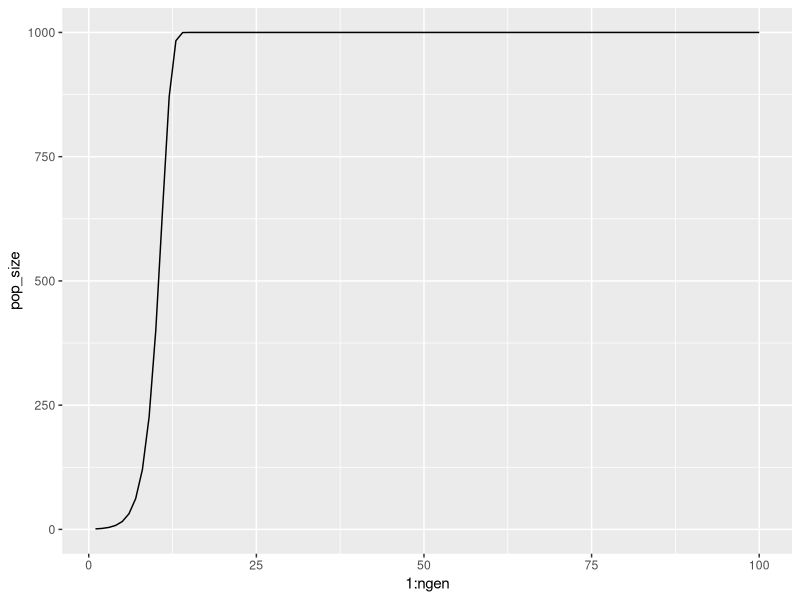
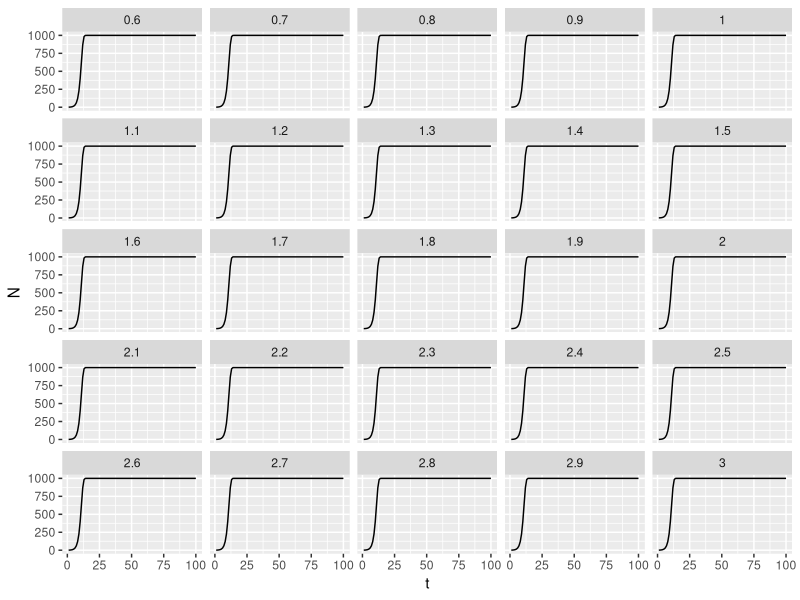
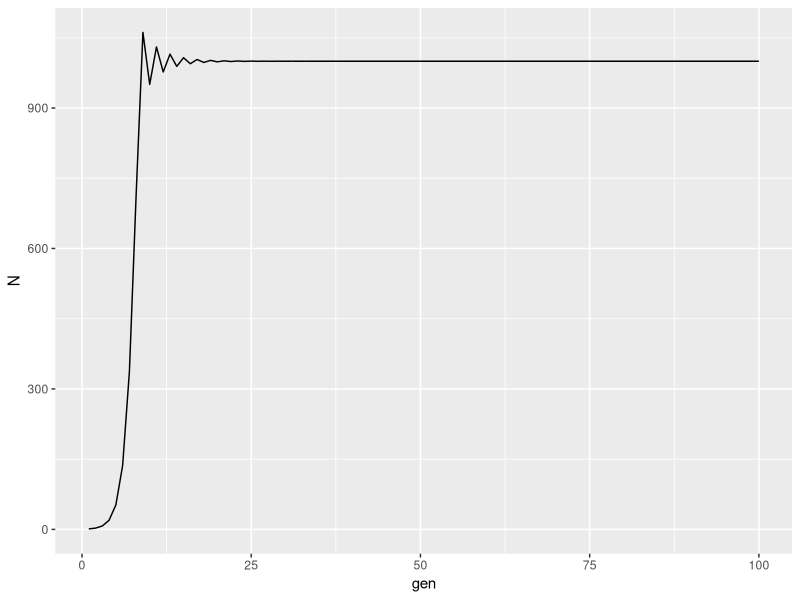
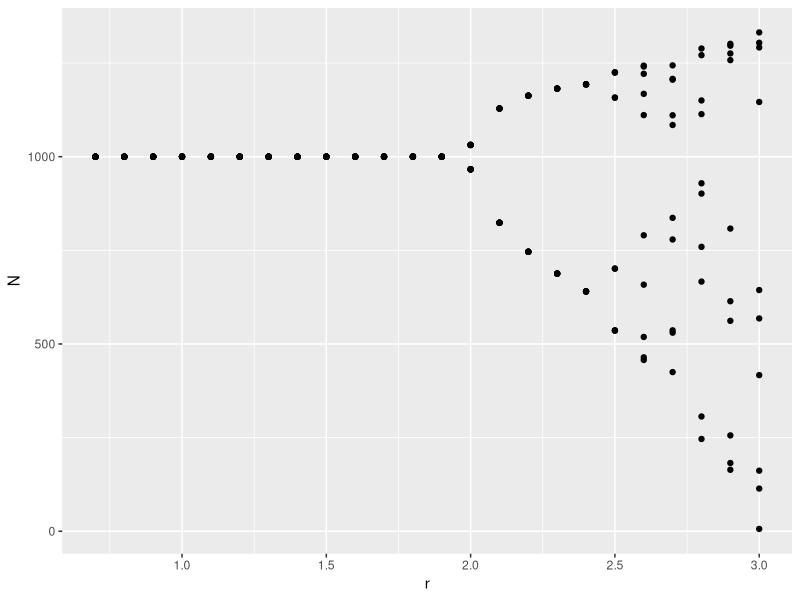

Write the R code that produced these figures, in order.

# load the packages
library(ggplot2)
library(dplyr)
# clear graphics
graphics.off()

# Discrete-time logistic population growth exercise

# 1

# a) Given a starting population N1 of 2 individuals, a per capita growth rate of r=1, and carrying capacity of k=1000, how many individuals should there be in the next generation?

################################################################
#
# dgrowth()
#
################################################################
# 
# A function to calculate population size based on equation for discrete-time logistical growth, N(t) = N(t−1) + r ∗ N(t−1) ∗ (1 − N(t−1) / K)
#
# Args: ninit, r, k, ngen
#
# Values: 
#    ninit = starting populaton
#    r = per capita growth rate
#    k = carrying capacity 
#    ngen = number of generations (t, time step)
#
# Define function:
  
dgrowth <- function(ninit, r, k, ngen) {
  # create a storage vector by repeating NAs for the number of generations
  n <- rep(NA, ngen)
  # initialize the storage vector to the starting population
  n[1] <- ninit
  # iterate through a loop from N(t) to number of generations
  # because equation is (t-1), N(t) starts at 2
  for (i in 2:ngen) {
    # equation for discrete-time logistical growth
    n[i] <- n[i-1] + r*n[i-1] * (1-(n[i-1]/k))
    }
  # return the vector
  return(n)
}

# b) Now calculate the population when t = 2 (generation 2)

pop_size <- dgrowth(ninit = 2, r = 1, k = 1000, ngen = 2)
pop_size

# c) One more time! Calculate the population when t = 3.

pop_size <- dgrowth(ninit = 2, r = 1, k = 1000, ngen = 3)
pop_size

# 2. Instead, let’s write a function in R that allows you to calculate the size a population given a starting population size N1, per capita growth rate r, carrying capacity k, and number of generations that you would like, in this case ngen=100. 

# read your mind

# 3

# a) First, let’s make a data frame where we bind one column of time values with our vector/column of population size at time step t (calcuated using our handy function). This time let’s look at 100 time steps.

ngen = 100
pop_100 <- 
time_100 <- 

pop_size <- dgrowth(ninit = 1, r = 1, k = 1000, ngen = 100)
pop_df <- data.frame(cbind(N = pop_size, time = 1:ngen))
pop_df

# b) Great! Time to plot!

ggplot(data = pop_df, aes(x = 1:ngen, y = pop_size)) + 
  geom_line()

# 4 Awesome! Ok. Now let’s do some exploring. Let’s take advantage of our newly minted function and our recent knowledge of for loops! I mentioned at the beginning of this exercise that changing the value of r changes the rate of population growth

# Let’s calculate the population growth for 100 generations, starting at a population size of 1, and carrying capacity k of 1000. But, let’s play with values of r.

# a) Set your input values in preparation for an upcoming for loop! We will be calculating a set of predicted populations based on values of r from 0.7 to 3 by an increment of 0.1. (remember to look up functions you haven’t seen before!)

ninit = 1
ngen  = 100
k = 1000
r_vals = seq(from = 0.7, to = 3, by = 0.1)

# b) Before we begin, let’s take a detour to learn a new function that can be super handy. Sometimes you create one vector or dataframe and then want to add rows to it. Describe what is happening in the code below 

# assign result of dgrowth function for one value of an argument
pop1 <- dgrowth(r = 1, ninit = 1, k = 1000, ngen = 4)
# put dgrowth results and time stops for each gen into a data frame
pop_df1 <- data.frame(N = pop1, time = 1:4)

# assign result of dgrowth function for a different value of the argument
pop2 <- dgrowth(r = 2, ninit = 1, k = 1000, ngen = 4)
# ditto above to a new data frame
pop_df2 <- data.frame(N = pop2, time = 1:4)
# stick the second data frame onto the end of the first data frame
pops_df <- rbind(pop_df1, pop_df2)
pops_df

# (add comments as notes for future you!)

# Aren't you concerned with disturbing the time-space continuum?

# c) Ok, back to looping. Let’s start by just making a loop that calculates the populations for 100 generations using our different values of r. You can look at the example for loops

# repeat the from/to/by sequence just in case
r_vals = seq(from = 0.6, to = 3, by = 0.1)
# create a list to store each iteration of dgrowth for the different values of r
varr_pop <- list()
# loop dgrowth through each value of r_vals
for (j in 1:length(r_vals)){
   varr_pop[[j]] <- dgrowth(r=r_vals[j], ninit = 1, k = 1000, ngen = 100)
}
# let's see it
varr_pop

# d) Now let’s store each new set of values in a data.frame called pops.

# Create a dataframe with an initial population using r = 1. This is the 
# data.frame that we will add rows to.

ninit = 1
ngen = 100
r_vals = seq(from = 0.7, to = 3.0, by = 0.1)
k = 1000

pops <- data.frame(r = 0.6, t = 1:ngen, N = dgrowth(r = 1, ninit = ninit, k = k, ngen = ngen))

for(r in r_vals){
  N    <- dgrowth(r = 1, ninit = ninit, k = k, ngen = ngen)
  popr <- data.frame(r = r, t = 1:ngen, N = N)
  pops <- rbind(pops, popr)
}

# create a list to store each iteration of dgrowth for the different values of r
pop_list <- list()
N_list <- list()
# loop dgrowth through each value of r_vals
for (j in 1:length(r_vals)){
  N <- dgrowth(r=r_vals[j], ninit = 1, k = 1000, ngen = 100)
  N_list[[j]] <- N
  # create a variable that represents ngen
  lgen <- length(N)
  # create the data frame and for each interation store in index of list
  pop_df <- data.frame(r =r_vals[j], gen = 1:lgen, N = N)
  pop_list[[j]] <- pop_df
}

# let's see it
pop_list

# e) Yay! Time for more plots! See if you can make this one!

ggplot(data = pops, aes(x = t, y = N)) + 
  geom_line() +
  # make facets, and wrap them using the values of r
  facet_wrap(~r)

# This works to plot an individual plot...
ggplot(data = pop_list[[11]], aes(x = gen, y = N)) + 
  geom_line()

#... but not in a loop
graphics.off()
for (i in 1:length(pop_list)){
  ggplot(data = pop_list[[i]], aes(x = gen, y = N)) + 
    geom_line()
  facet_wrap(~r)
}

# ggplot has complained about lists before, so even though each list index is a data frame, let's try putting each list index into a new data frame and plot that
new.df <- data.frame(r = NA, gen = NA, N = NA)
for (i in 1:length(pop_list)){
  new.df <- pop_list[[i]]
  ggplot(data = new.df, aes(x = gen, y = N)) + 
    geom_line()
    facet_wrap( ~ r)
}

# still bupkis

# f) One last bit of fun. Let’s use some dplyr to grab the last 10 rows for each group of r values.

# I made a list of data frames to avoid having to use rbind, but can't use dplyr on a list, sooo... rbind it is

# create a new data frame with rows for r, gen, and NA
new_popdf <- data.frame(r = NA, gen = NA, N = NA)
# create a storage data frame for each iteration of a loop
popdf.st <- data.frame()
# every index of pop_list contains a data frame for a value of r... loop through it
for (i in 1:length(pop_list)){
  # put the data frame for the value of r into the storage data frame
  popdf.st <- pop_list[[i]]
  # rbind the rows of the storage data frame into the new data frame
  new_popdf <- rbind(new_popdf, popdf.st)
}
# let's see it
new_popdf

# get the last 10 rows for each group of r, which are gen 91-100
popdf.r <- filter(new_popdf, gen > 90)
# let's see it
popdf.r

# Now let’s plot those values and see what we get!

plot.r <- ggplot(data = popdf.r, aes(x = r, y = N)) + 
  geom_point()

# let's see it
plot.r

# 'Woot!', 'Great!', 'Awesome!', 'Yay', 'fun'...? I must be using the wrong version of R :-(
